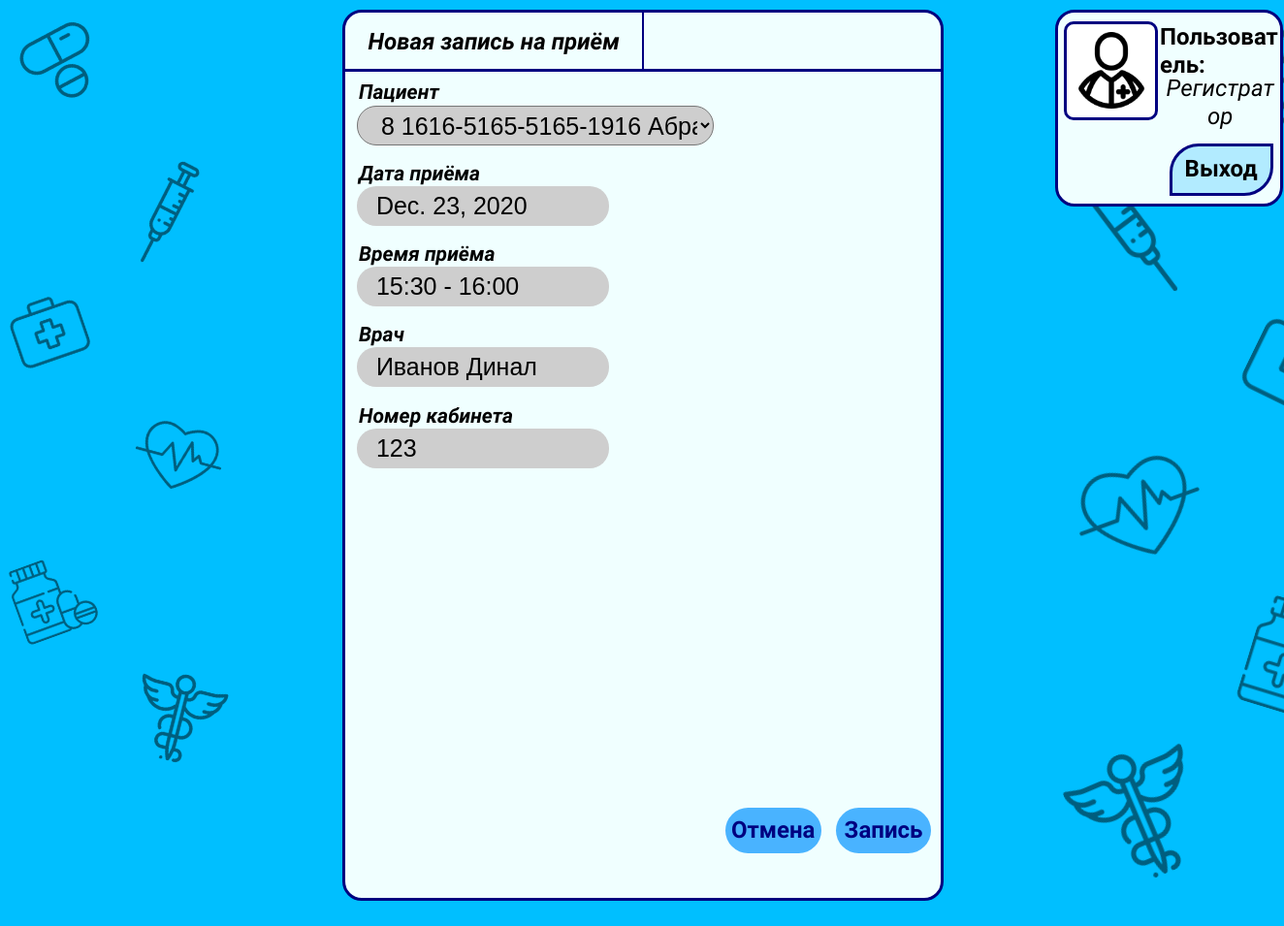
The app's page /makeanappointment/2 with its own data.
### registry/models.py (models this page shows)
class Reception(models.Model):
    id_Schedule = models.ForeignKey(Schedule, on_delete=models.CASCADE)
    day = models.DateField()
    reception_start_hour =models.IntegerField()
    reception_start_minute = models.IntegerField()
    reception_end_hour = models.IntegerField()
    reception_end_minute = models.IntegerField()
    status = models.BooleanField()
    patient_polis_OMS = models.CharField(max_length=150, blank=True)
    patient_FIO = models.CharField(max_length=16, blank=True)

class Schedule(models.Model):
    id_doctor=models.ForeignKey(Doctor, on_delete=models.CASCADE)
    day = models.DateField()
    time_reception = models.IntegerField()
    start_hour =models.IntegerField()
    start_minute = models.IntegerField()
    end_hour = models.IntegerField()
    end_minute = models.IntegerField()
    def __int__(self):
        return self.id

class Doctor(models.Model):
    surname = models.CharField(max_length=30)
    name = models.CharField(max_length=30)
    patronymic = models.CharField(max_length=30, blank=True)
    gender = models.CharField(max_length=1)
    room_number = models.IntegerField()
    phone_number = models.CharField(max_length=11)
    subdivisions = models.CharField(max_length=50)
    def __str__(self):
        return self.surname+" "+self.name
    def get_room_number(self):
        return self.room_number

### registry/views.py (the view, shortened to what this page needs)
# urls.py: path('makeanappointment/<int:reception_id>', views.MakeAnapPointment, name='MakeAnapPointment'),
def MakeAnapPointment(request, reception_id):
    all_Reception = Reception.objects.all()
    reception_start_minute = {object.pk: object.reception_start_minute for object in all_Reception}
    reception_end_minute = {object.pk: object.reception_end_minute for object in all_Reception}
    for key in reception_start_minute:
        if reception_start_minute[key] == 0:
            reception_start_minute[key] = str("00")
    for key in reception_end_minute:
        if reception_end_minute[key] == 0:
            reception_end_minute[key] = str("00")
    context = {
        'cards':Patients.objects.all(),
        'receptions': Reception.objects.filter(id=reception_id),
        'reception_start_minute': reception_start_minute,
        'reception_end_minute': reception_end_minute,
    }
    return render(request, "makeanappointment.html", context=context)

### registry/templatetags/tags.py (called while the page is built)
@register.filter
def get_doctor(shedule_id):
    for shed in Schedule.objects.filter(id=shedule_id):
        return shed.id_doctor

@register.filter
def get_room_number(shedule_id):
    for shed in Schedule.objects.filter(id=shedule_id):
        return shed.id_doctor.get_room_number()

### registry/templates/makeanappointment.html (shortened to what this page needs)
<!DOCTYPE html>
<html class="nojs html" lang="ru-RU">
 <head>
  <link rel="stylesheet" type="text/css" href="/static/css/site_global.css?crc=444006867"/>
  <link rel="stylesheet" type="text/css" href="/static/css/makeanappointment.css?crc=3953269555" id="pagesheet"/>
 </head>
 <body>
  <div class="clearfix borderbox" id="page">
   <div class="position_content" id="page_position_content">
    <div class="browser_width colelem" id="u4454-bw">
     <div id="u4454">
      <div class="clearfix" id="u4454_align_to_page">
       <div class="clearfix grpelem" id="u4416">
        <div class="clearfix grpelem" id="pu4419">
         <div class="clip_frame colelem" id="u4419" data-mu-ie-matrix="progid:DXImageTransform.Microsoft.Matrix(M11=0.9563,M12=-0.2924,M21=0.2924,M22=0.9563,SizingMethod='auto expand')" data-mu-ie-matrix-dx="-14" data-mu-ie-matrix-dy="-14">
          <img class="block" id="u4419_img" src="/static/images/pills.png?crc=3958534910" alt="" data-heightwidthratio="1" data-image-width="110" data-image-height="110"/>
         </div>
         <div class="clip_frame colelem" id="u4425" data-mu-ie-matrix="progid:DXImageTransform.Microsoft.Matrix(M11=0.9455,M12=0.3256,M21=-0.3256,M22=0.9455,SizingMethod='auto expand')" data-mu-ie-matrix-dx="-15" data-mu-ie-matrix-dy="-15">
          <img class="block" id="u4425_img" src="/static/images/first-aid-kit.png?crc=523093676" alt="" data-heightwidthratio="1" data-image-width="107" data-image-height="107"/>
         </div>
         <div class="clip_frame colelem" id="u4423" data-mu-ie-matrix="progid:DXImageTransform.Microsoft.Matrix(M11=0.9397,M12=0.342,M21=-0.342,M22=0.9397,SizingMethod='auto expand')" data-mu-ie-matrix-dx="-16" data-mu-ie-matrix-dy="-16">
          <img class="block" id="u4423_img" src="/static/images/medicine.png?crc=212170396" alt="" data-heightwidthratio="1" data-image-width="114" data-image-height="114"/>
         </div>
        </div>
        <div class="clearfix grpelem" id="pu4421">
         <div class="clip_frame colelem" id="u4421" data-mu-ie-matrix="progid:DXImageTransform.Microsoft.Matrix(M11=0.9511,M12=0.309,M21=-0.309,M22=0.9511,SizingMethod='auto expand')" data-mu-ie-matrix-dx="-16" data-mu-ie-matrix-dy="-16">
          <img class="block" id="u4421_img" src="/static/images/syringe.png?crc=315584796" alt="" data-heightwidthratio="1" data-image-width="125" data-image-height="125"/>
         </div>
         <div class="clip_frame colelem" id="u4417" data-mu-ie-matrix="progid:DXImageTransform.Microsoft.Matrix(M11=0.9659,M12=-0.2588,M21=0.2588,M22=0.9659,SizingMethod='auto expand')" data-mu-ie-matrix-dx="-15" data-mu-ie-matrix-dy="-15">
          <img class="block" id="u4417_img" src="/static/images/heart.png?crc=32010908" alt="" data-heightwidthratio="1" data-image-width="132" data-image-height="132"/>
         </div>
         <div class="clip_frame colelem" id="u4427" data-mu-ie-matrix="progid:DXImageTransform.Microsoft.Matrix(M11=0.9703,M12=-0.2419,M21=0.2419,M22=0.9703,SizingMethod='auto expand')" data-mu-ie-matrix-dx="-14" data-mu-ie-matrix-dy="-14">
          <img class="block" id="u4427_img" src="/static/images/pharmacy.png?crc=4015191175" alt="" data-heightwidthratio="1" data-image-width="132" data-image-height="132"/>
         </div>
        </div>
       </div>
        <form method="post">
       <div class="rounded-corners clearfix grpelem" id="u4461">
        <div class="position_content" id="u4461_position_content">
         {% for reception in receptions %}
         <div class="clearfix colelem" id="pu4411-4">
          <div class="clearfix grpelem" id="u4411-4">
           <p id="u4411-2">Новая запись на приём</p>
          </div>
          <div class="grpelem" id="u4462"></div>
         </div>
         <div class="colelem" id="u4460"></div>
         <div class="clearfix colelem" id="u4500-4">
          <p id="u4500-2">Пациент</p>
         </div>
         <select name="patient" class="rounded-corners colelem" id="u4465">
         {% for card in cards %}
         <option>{{card.id}} {{card.polis_OMS}} {{card.surname}} {{card.name}}</option>
         {% endfor %}
          </select>
         <div class="clearfix colelem" id="u4486-4">
          <p id="u4486-2">Дата приёма</p>
         </div>
         <input value="{{reception.day}}" class="rounded-corners colelem" id="u4478">
         <div class="clearfix colelem" id="u4494-4">
          <p id="u4494-2">Время приёма</p>
         </div>
         <input value="{{reception.reception_start_hour}}:{% for key, value in reception_start_minute.items %}{% if key == reception.id %}{{ value }}{% endif %}{% endfor %} - {{reception.reception_end_hour}}:{% for key, value in reception_end_minute.items %}{% if key == reception.id %}{{value}}{% endif %}{% endfor %}" class="rounded-corners colelem" id="u4475"></input>
         <div class="clearfix colelem" id="u4502-4">
          <p id="u4502-2">Врач</p>
         </div>
         {% load tags %}
         <input value="{{ reception.id_Schedule|get_doctor }}" class="rounded-corners clearfix colelem" id="u4470">
         <div class="clearfix colelem" id="u4675-4">
          <p id="u4675-2">Номер кабинета</p>
         </div>
         <input value="{{ reception.id_Schedule|get_room_number }}" class="rounded-corners colelem" id="u4672">
         <div class="clearfix colelem" id="pu4476-4">
          <a class="nonblock nontext rounded-corners clearfix grpelem" id="u4476-4" href="{% url 'ReceptionList'%}"><p id="u4476-2">Отмена</p></a>
          <input value="Запись" type="submit" class="nonblock nontext rounded-corners clearfix grpelem" id="u4483-4" href="{% url 'ReceptionList'%}">
         </div>
         {% endfor %}
        </div>
       </div>
       </form>
       <div class="clearfix grpelem" id="pu4429">
        <div class="clearfix grpelem" id="u4429">
         <div class="clearfix grpelem" id="pu4438">
          <div class="clip_frame colelem" id="u4438" data-mu-ie-matrix="progid:DXImageTransform.Microsoft.Matrix(M11=0.1392,M12=0.9903,M21=-0.9903,M22=0.1392,SizingMethod='auto expand')" data-mu-ie-matrix-dx="-8" data-mu-ie-matrix-dy="-8" data-sizePolicy="fixed" data-pintopage="page_fluidx">
           <img class="block" id="u4438_img" src="/static/images/syringe.png?crc=315584796" alt="" width="125" height="125"/>
          </div>
          <div class="clip_frame colelem" id="u4430" data-mu-ie-matrix="progid:DXImageTransform.Microsoft.Matrix(M11=0.9397,M12=0.342,M21=-0.342,M22=0.9397,SizingMethod='auto expand')" data-mu-ie-matrix-dx="-19" data-mu-ie-matrix-dy="-19" data-sizePolicy="fixed" data-pintopage="page_fluidx">
           <img class="block" id="u4430_img" src="/static/images/heart.png?crc=32010908" alt="" width="132" height="132"/>
          </div>
          <div class="clip_frame colelem" id="u4436" data-mu-ie-matrix="progid:DXImageTransform.Microsoft.Matrix(M11=0.9205,M12=0.3907,M21=-0.3907,M22=0.9205,SizingMethod='auto expand')" data-mu-ie-matrix-dx="-21" data-mu-ie-matrix-dy="-21" data-sizePolicy="fixed" data-pintopage="page_fluidx">
           <img class="block" id="u4436_img" src="/static/images/pharmacy.png?crc=4015191175" alt="" width="132" height="132"/>
          </div>
         </div>
         <div class="clearfix grpelem" id="pu4434">
          <div class="colelem" id="u4434" data-mu-ie-matrix="progid:DXImageTransform.Microsoft.Matrix(M11=0.9563,M12=-0.2924,M21=0.2924,M22=0.9563,SizingMethod='auto expand')" data-mu-ie-matrix-dx="-14" data-mu-ie-matrix-dy="-14" data-sizePolicy="fixed" data-pintopage="page_fluidx">
          </div>
          <div class="clip_frame colelem" id="u4440" data-mu-ie-matrix="progid:DXImageTransform.Microsoft.Matrix(M11=0.8988,M12=-0.4384,M21=0.4384,M22=0.8988,SizingMethod='auto expand')" data-mu-ie-matrix-dx="-18" data-mu-ie-matrix-dy="-18" data-sizePolicy="fixed" data-pintopage="page_fluidx">
           <img class="block" id="u4440_img" src="/static/images/first-aid-kit.png?crc=523093676" alt="" width="107" height="107"/>
          </div>
          <div class="clip_frame colelem" id="u4432" data-mu-ie-matrix="progid:DXImageTransform.Microsoft.Matrix(M11=0.9563,M12=-0.2924,M21=0.2924,M22=0.9563,SizingMethod='auto expand')" data-mu-ie-matrix-dx="-14" data-mu-ie-matrix-dy="-14" data-sizePolicy="fixed" data-pintopage="page_fluidx">
           <img class="block" id="u4432_img" src="/static/images/medicine.png?crc=212170396" alt="" width="114" height="114"/>
          </div>
         </div>
        </div>
        <div class="rounded-corners clearfix grpelem" id="u4447">
         <div class="rounded-corners clearfix grpelem" id="u4444">
          <div class="clip_frame grpelem" id="u4445">
           <img class="block" id="u4445_img" src="/static/images/doctor.png?crc=3953821147" alt="" data-heightwidthratio="1" data-image-width="114" data-image-height="114"/>
          </div>
         </div>
         <div class="clearfix grpelem" id="pu4448-4">
          <div class="clearfix colelem" id="u4448-4">
           <p>Пользователь:</p>
          </div>
          <div class="clearfix colelem" id="u4449-4">
           <p>Регистратор</p>
          </div>
          <a class="nonblock nontext rounded-corners clearfix colelem" id="u4450-4" href="{% url 'registry' %}"><p id="u4450-2"><span id="u4450">Выход</span></p></a>
         </div>
        </div>
       </div>
      </div>
     </div>
    </div>
   </div>
  </div>
</body>
</html>

### registry/static/css/site_global.css (style rules this page uses)
html { max-height: 100%; min-width: 100%; -ms-text-size-adjust: none; }
body, div, dl, dt, dd, ul, ol, li, nav, h1, h2, h3, h4, h5, h6, pre, code, form, fieldset, legend, input, button, textarea, p, blockquote, th, td, a { margin: 0px; padding: 0px; border-width: 0px; border-style: solid; border-color: transparent; -webkit-transform-origin: left top; -ms-transform-origin: left top; -o-transform-origin: left top; transform-origin: left top; background-repeat: no-repeat; }
fieldset, img { border: 0px; border-style: solid; -webkit-transform-origin: left top; -ms-transform-origin: left top; -o-transform-origin: left top; transform-origin: left top; }
input, button, textarea, select, optgroup, option { font-family: inherit; font-size: inherit; font-style: inherit; font-weight: inherit; }
body { font-family: Arial, Helvetica Neue, Helvetica, sans-serif; text-align: left; font-size: 25px; line-height: 17px; word-wrap: break-word; text-rendering: optimizeLegibility; -moz-font-feature-settings: 'liga'; -ms-font-feature-settings: 'liga'; -webkit-font-feature-settings: 'liga'; font-feature-settings: 'liga'; }
a:link { color: #0000FF; text-decoration: none; }
a.nontext { color: black; text-decoration: none; font-style: normal; font-weight: normal; }
.colelem { display: inline; float: left; clear: both; }
.clearfix:after { content: "\0020"; visibility: hidden; display: block; height: 0px; clear: both; }
.clip_frame { overflow: hidden; }
.position_content, .excludeFromNormalFlow { float: left; }
.MenuBar .SubMenuVisible, .MenuBarVertical .SubMenuVisible, .MenuBar .SubMenu .SubMenuVisible, .popup_element.Active, span.actAsPara, .actAsDiv, a.nonblock.nontext, img.block { display: block; }
.borderbox { -moz-box-sizing: border-box; -webkit-box-sizing: border-box; -ms-box-sizing: border-box; box-sizing: border-box; }
.browser_width>* { position: absolute; left: 0px; right: 0px; }
.grpelem, .accordion_wrapper { display: inline; float: left; }
p, h1, h2, h3, h4, h5, h6, ol, ul, span.actAsPara { max-height: 1000000px; }
@media screen and (-webkit-min-device-pixel-ratio:0) { body { text-rendering: auto; } }

### records on screen
Reception: day "Dec. 23, 2020", reception_start_hour "15:30 - 16:00", id_Schedule|get_doctor "Иванов Динал", id_Schedule|get_room_number "123"

### other values on screen
form field patient "8 1616-5165-5165-1916 Абрашин Фома"
